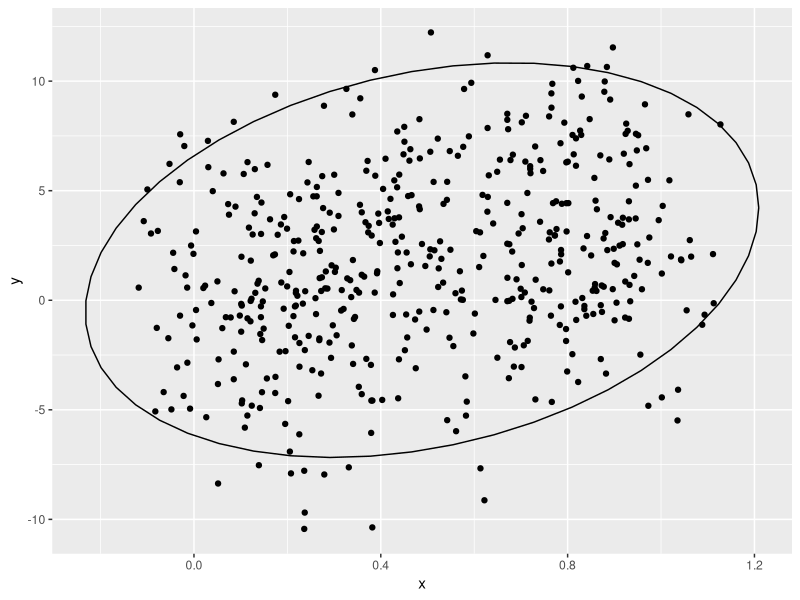
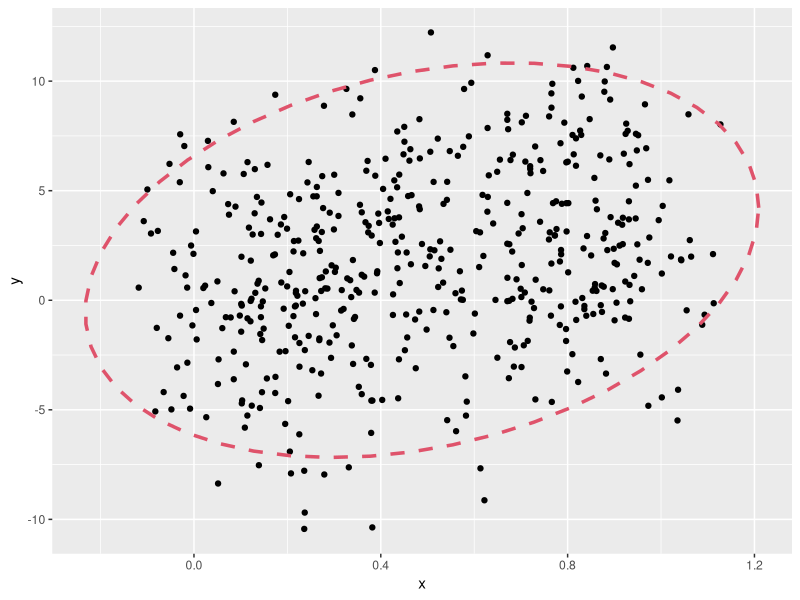
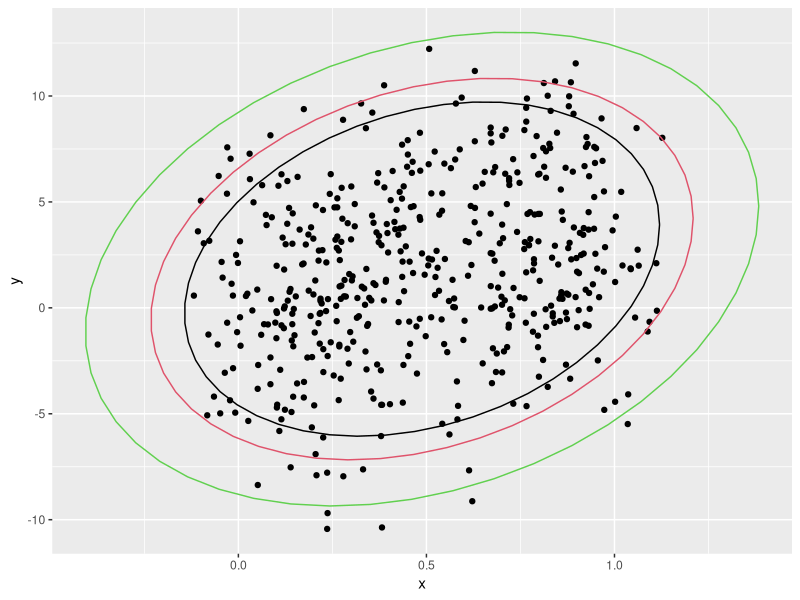
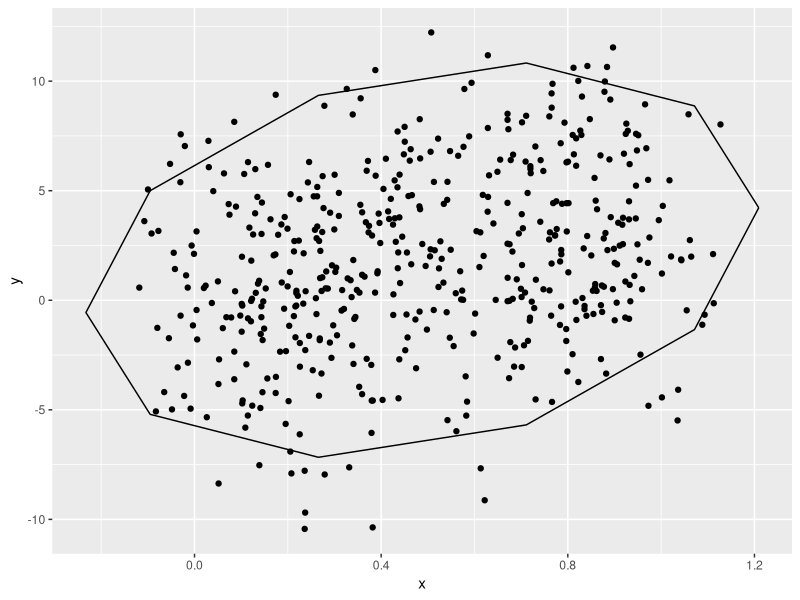
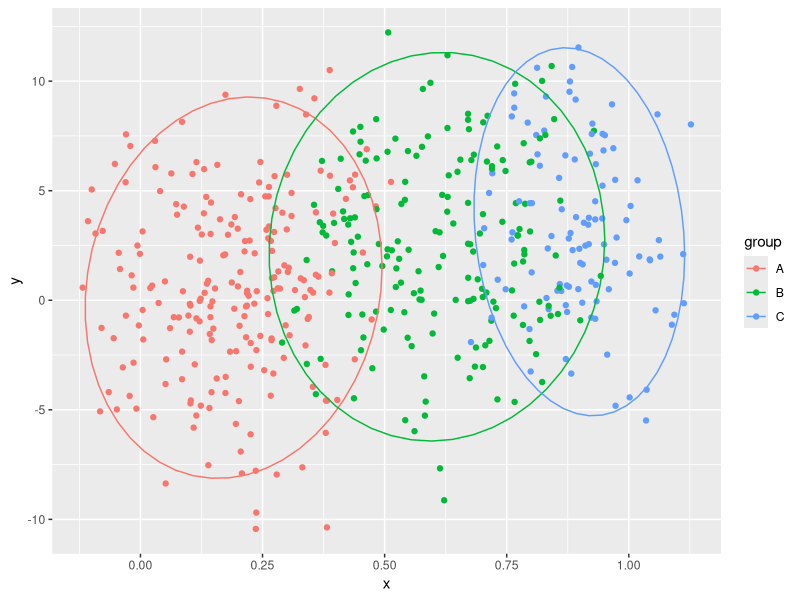
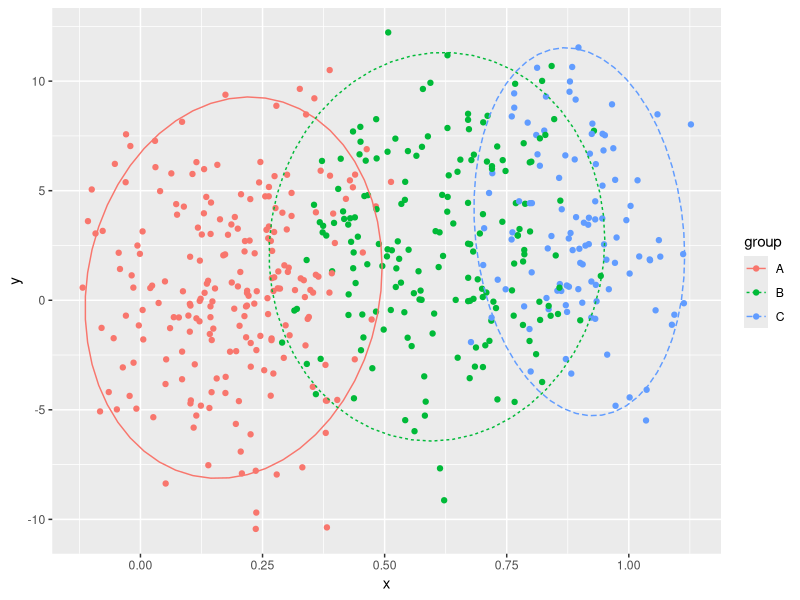
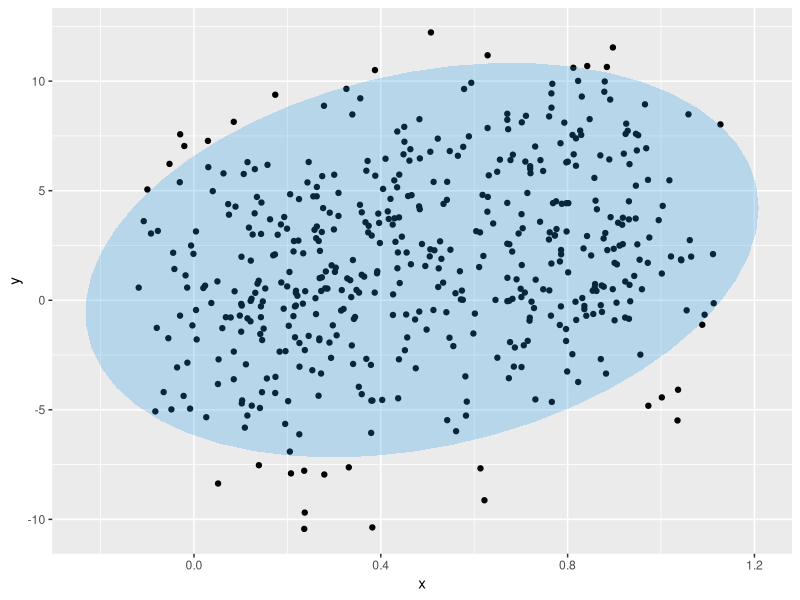
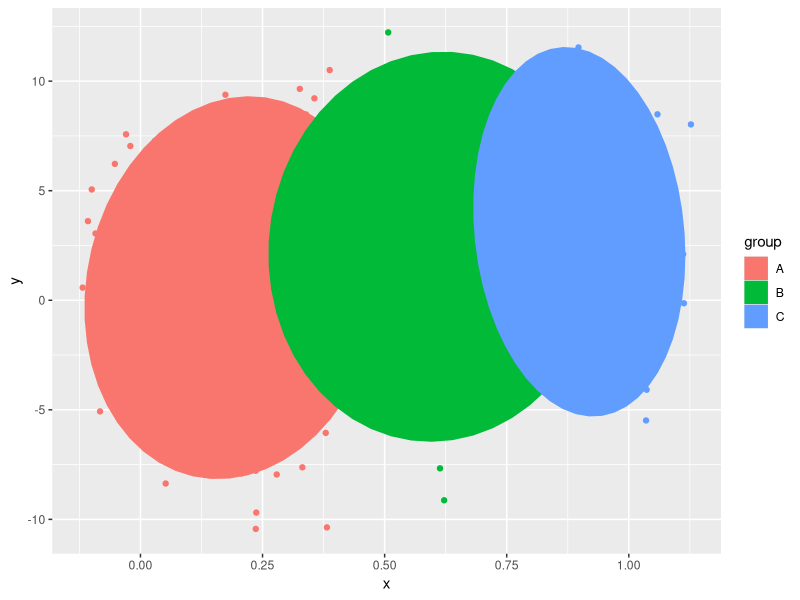

Source code (R) for these figures, in order:
library(ggplot2)

set.seed(2)

# Data simulation
x <- runif(500)
y <- 4 * x ^ 2 + rnorm(length(x), sd = 4)
group <- ifelse(x < 0.4, "A",
                ifelse(x > 0.8, "C", "B"))
x <- x + runif(length(x), -0.15, 0.15)

# Data frame
df <- data.frame(x = x, y = y, group = group)

# Adding ellipses
ggplot(df, aes(x = x, y = y)) +
  geom_point() +
  stat_ellipse()

# Customization : color, line type and line width
ggplot(df, aes(x = x, y = y)) +
  geom_point() +
  stat_ellipse(color = 2,
               linetype = 2,
               lwd = 1.2)

# Confidence levels
ggplot(df, aes(x = x, y = y)) +
  geom_point() +
  stat_ellipse(level = 0.9) +
  stat_ellipse(level = 0.95, color = 2) +
  stat_ellipse(level = 0.99, color = 3)

# Segments
ggplot(df, aes(x = x, y = y)) +
  geom_point() +
  stat_ellipse(segments = 10)

# Ellipses by group
ggplot(df, aes(x = x, y = y, color = group)) +
  geom_point() +
  stat_ellipse()

# Linetype by group
ggplot(df, aes(x = x, y = y, color = group,
               linetype = group)) +
  geom_point() +
  stat_ellipse()

# Filling the area of the ellipses

# Polygon
ggplot(df, aes(x = x, y = y))+
  geom_point() +
  stat_ellipse(geom = "polygon",
               fill = 4, alpha = 0.25)

# Polygon by group
ggplot(df, aes(x = x, y = y, color = group)) +
  geom_point() +
  stat_ellipse(geom = "polygon",
               aes(fill = group))

# Polygon by group with transparency
ggplot(df, aes(x = x, y = y, color = group)) +
  geom_point() +
  stat_ellipse(geom = "polygon",
               aes(fill = group), 
               alpha = 0.25)

# Ellipse types
# Normal ellipse
ggplot(df, aes(x = x, y = y, color = group)) +
  geom_point() +
  stat_ellipse(type = "t") +
  stat_ellipse(type = "norm", linetype = 2)

# Euclidean ellipse
ggplot(df, aes(x = x, y = y, color = group)) +
  geom_point() +
  stat_ellipse(type = "euclid")
